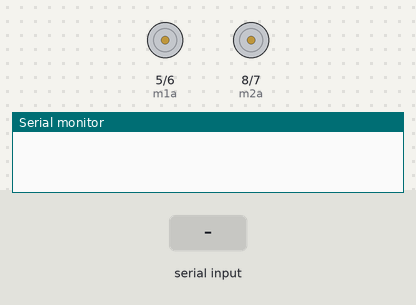
Simulated run of this sketch. Board: Arduino Uno, built with avr-gcc and run on an emulated ATmega328P. Shown: motor-driver pin pairs drawn as motors (green arrow = first pin HIGH = forward, orange = second pin HIGH = backward, longer = more drive), the last lines printed to the serial monitor. Inputs (shaded band) come from the test bench.

Above: at 1.2 s.
1.3 s: "U" received over the second serial link
At 2.5 s:
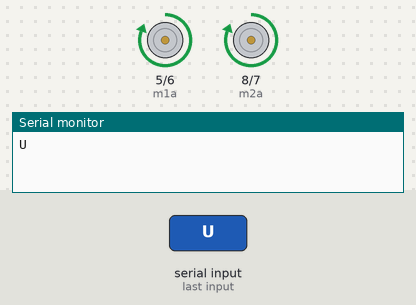
2.8 s: "D" received over the second serial link
At 3.8 s:
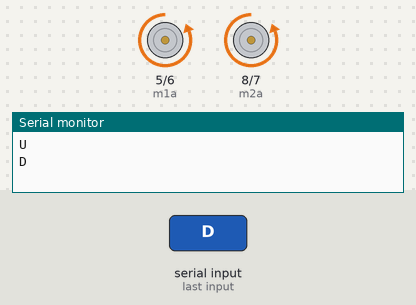
4.3 s: "L" received over the second serial link
At 4.9 s:
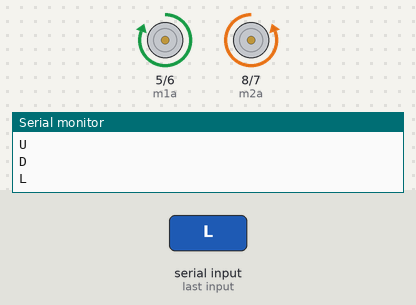
5.8 s: "R" received over the second serial link
At 6.1 s:
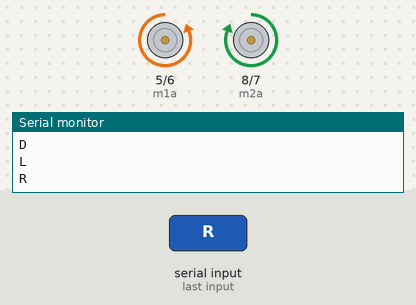
Timing chart, 0 to 8.3 s (numbered marks = the images above; inputs shaded):
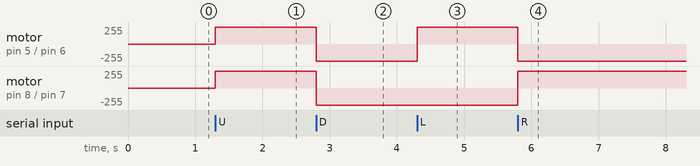

The sketch:

Bluetooth_car_.ino
```cpp
#include <SoftwareSerial.h>

SoftwareSerial BT(2, 3);  // RX, TX (Bluetooth Module)

// Define motor driver pins
int h1 = 4;  // Horn
int m1a = 5;  // Motor 1 Forward (Left side)
int m1b = 6;  // Motor 1 Backward (Left side)
int m2a = 8;  // Motor 2 Forward (Right side)
int m2b = 7;  // Motor 2 Backward (Right side)

char val;

void setup() {
  pinMode(m1a, OUTPUT);
  pinMode(m1b, OUTPUT);
  pinMode(m2a, OUTPUT);
  pinMode(m2b, OUTPUT);

  Serial.begin(9600);  // Debugging in Serial Monitor
  BT.begin(9600);      // Start Bluetooth Communication
}

void loop() {
  if (BT.available()) {
    val = BT.read();      // Read Bluetooth input
    Serial.println(val);  // Debug output
  }

  // Move Forward (U)
  if (val == 'U') {
    digitalWrite(m1a, HIGH);  // Left Wheels Forward
    digitalWrite(m1b, LOW);
    digitalWrite(m2a, HIGH);  // Right Wheels Forward
    digitalWrite(m2b, LOW);
  }
  // Move Backward (D)
  else if (val == 'D') {
    digitalWrite(m1a, LOW);
    digitalWrite(m1b, HIGH);  // Left Wheels Backward
    digitalWrite(m2a, LOW);
    digitalWrite(m2b, HIGH);  // Right Wheels Backward
  }
  // // Turn Left (L) - Left wheels move backward, right wheels move forward
  // else if (val == 'L') {
  //   digitalWrite(m1a, LOW);
  //   digitalWrite(m1b, HIGH);  // Left Wheels Backward
  //   digitalWrite(m2a, HIGH);
  //   digitalWrite(m2b, LOW);   // Right Wheels Forward
  // }
  // // Turn Right (R) - Left wheels move forward, right wheels move backward
  // else if (val == 'R') {
  //   digitalWrite(m1a, HIGH);
  //   digitalWrite(m1b, LOW);  // Left Wheels Forward
  //   digitalWrite(m2a, LOW);
  //   digitalWrite(m2b, HIGH); // Right Wheels Backward
  // }


  // Turn Left (L) - Left Forward Wheel forward, Right Forward Wheel backward
  else if (val == 'L') {
    digitalWrite(m1a, HIGH);  // Left Forward Wheel - FORWARD
    digitalWrite(m1b, LOW);
    digitalWrite(m2a, LOW);  // Right Forward Wheel - BACKWARD
    digitalWrite(m2b, HIGH);
  }

  // Turn Right (R) - Left Forward Wheel backward, Right Forward Wheel forward
  else if (val == 'R') {
    digitalWrite(m1a, LOW);  // Left Forward Wheel - BACKWARD
    digitalWrite(m1b, HIGH);
    digitalWrite(m2a, HIGH);  // Right Forward Wheel - FORWARD
    digitalWrite(m2b, LOW);
  }
  // Stop (C)
  else if (val == 'C') {
    digitalWrite(m1a, LOW);
    digitalWrite(m1b, LOW);
    digitalWrite(m2a, LOW);
    digitalWrite(m2b, LOW);
    digitalWrite(h1, LOW);
  }
  // Horn (H)
  else if (val == 'H') {
    digitalWrite(h1, HIGH);
    delay(1000);

  }
}
```

Measured:
- after the input at 1.3 s, motor on pin 5 (m1a) / pin 6 (m1b), motor on pin 8 (m2a) / pin 7 (m2b): stopped → forward 255/255 at once
- after the input at 2.8 s, motor on pin 5 (m1a) / pin 6 (m1b), motor on pin 8 (m2a) / pin 7 (m2b): forward 255/255 → backward 255/255 at once
- after the input at 4.3 s, motor on pin 5 (m1a) / pin 6 (m1b): backward 255/255 → forward 255/255 at once
- after the input at 5.8 s, motor on pin 5 (m1a) / pin 6 (m1b): forward 255/255 → backward 255/255 at once; motor on pin 8 (m2a) / pin 7 (m2b): backward 255/255 → forward 255/255 at once
